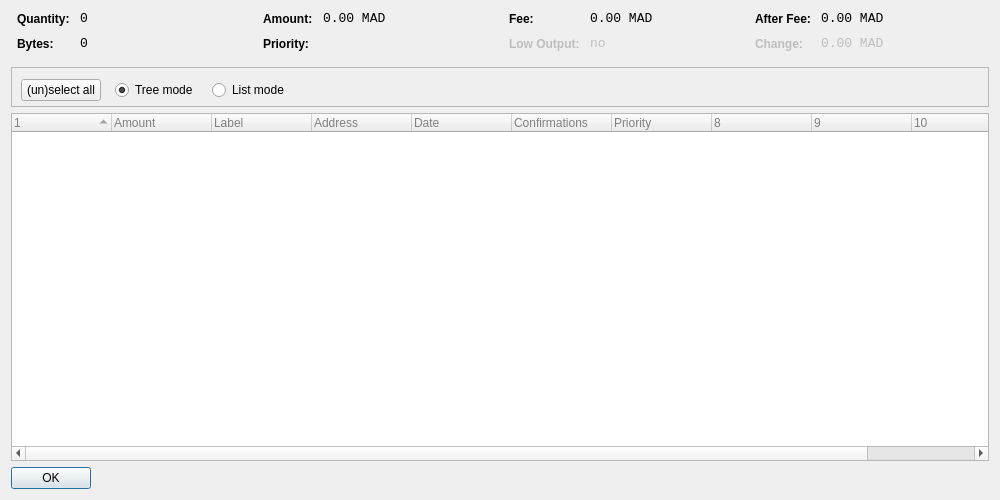
<?xml version="1.0" encoding="UTF-8"?>
<ui version="4.0">
 <class>CoinControlDialog</class>
 <widget class="QDialog" name="CoinControlDialog">
  <property name="geometry">
   <rect>
    <x>0</x>
    <y>0</y>
    <width>1000</width>
    <height>500</height>
   </rect>
  </property>
  <property name="windowTitle">
   <string>Coin Control</string>
  </property>
  <layout class="QVBoxLayout" name="verticalLayout">
   <item>
    <layout class="QHBoxLayout" name="horizontalLayoutTop" stretch="0,0,0,0">
     <property name="topMargin">
      <number>0</number>
     </property>
     <property name="bottomMargin">
      <number>10</number>
     </property>
     <item>
      <layout class="QFormLayout" name="formLayoutCoinControl1">
       <property name="horizontalSpacing">
        <number>10</number>
       </property>
       <property name="verticalSpacing">
        <number>10</number>
       </property>
       <property name="leftMargin">
        <number>6</number>
       </property>
       <property name="rightMargin">
        <number>6</number>
       </property>
       <item row="0" column="0">
        <widget class="QLabel" name="labelCoinControlQuantityText">
         <property name="styleSheet">
          <string notr="true">font-weight:bold;</string>
         </property>
         <property name="text">
          <string>Quantity:</string>
         </property>
        </widget>
       </item>
       <item row="0" column="1">
        <widget class="QLabel" name="labelCoinControlQuantity">
         <property name="font">
          <font>
           <family>Monospace</family>
           <pointsize>10</pointsize>
          </font>
         </property>
         <property name="cursor">
          <cursorShape>IBeamCursor</cursorShape>
         </property>
         <property name="contextMenuPolicy">
          <enum>Qt::ActionsContextMenu</enum>
         </property>
         <property name="text">
          <string notr="true">0</string>
         </property>
         <property name="textInteractionFlags">
          <set>Qt::LinksAccessibleByMouse|Qt::TextSelectableByKeyboard|Qt::TextSelectableByMouse</set>
         </property>
        </widget>
       </item>
       <item row="1" column="0">
        <widget class="QLabel" name="labelCoinControlBytesText">
         <property name="styleSheet">
          <string notr="true">font-weight:bold;</string>
         </property>
         <property name="text">
          <string>Bytes:</string>
         </property>
        </widget>
       </item>
       <item row="1" column="1">
        <widget class="QLabel" name="labelCoinControlBytes">
         <property name="font">
          <font>
           <family>Monospace</family>
           <pointsize>10</pointsize>
          </font>
         </property>
         <property name="cursor">
          <cursorShape>IBeamCursor</cursorShape>
         </property>
         <property name="contextMenuPolicy">
          <enum>Qt::ActionsContextMenu</enum>
         </property>
         <property name="text">
          <string notr="true">0</string>
         </property>
         <property name="textInteractionFlags">
          <set>Qt::LinksAccessibleByMouse|Qt::TextSelectableByKeyboard|Qt::TextSelectableByMouse</set>
         </property>
        </widget>
       </item>
      </layout>
     </item>
     <item>
      <layout class="QFormLayout" name="formLayoutCoinControl2">
       <property name="horizontalSpacing">
        <number>10</number>
       </property>
       <property name="verticalSpacing">
        <number>10</number>
       </property>
       <property name="leftMargin">
        <number>6</number>
       </property>
       <property name="rightMargin">
        <number>6</number>
       </property>
       <item row="0" column="0">
        <widget class="QLabel" name="labelCoinControlAmountText">
         <property name="styleSheet">
          <string notr="true">font-weight:bold;</string>
         </property>
         <property name="text">
          <string>Amount:</string>
         </property>
        </widget>
       </item>
       <item row="0" column="1">
        <widget class="QLabel" name="labelCoinControlAmount">
         <property name="font">
          <font>
           <family>Monospace</family>
           <pointsize>10</pointsize>
          </font>
         </property>
         <property name="cursor">
          <cursorShape>IBeamCursor</cursorShape>
         </property>
         <property name="contextMenuPolicy">
          <enum>Qt::ActionsContextMenu</enum>
         </property>
         <property name="text">
          <string notr="true">0.00 MAD</string>
         </property>
         <property name="textInteractionFlags">
          <set>Qt::LinksAccessibleByMouse|Qt::TextSelectableByKeyboard|Qt::TextSelectableByMouse</set>
         </property>
        </widget>
       </item>
       <item row="1" column="0">
        <widget class="QLabel" name="labelCoinControlPriorityText">
         <property name="styleSheet">
          <string notr="true">font-weight:bold;</string>
         </property>
         <property name="text">
          <string>Priority:</string>
         </property>
        </widget>
       </item>
       <item row="1" column="1">
        <widget class="QLabel" name="labelCoinControlPriority">
         <property name="font">
          <font>
           <family>Monospace</family>
           <pointsize>10</pointsize>
          </font>
         </property>
         <property name="cursor">
          <cursorShape>IBeamCursor</cursorShape>
         </property>
         <property name="contextMenuPolicy">
          <enum>Qt::ActionsContextMenu</enum>
         </property>
         <property name="text">
          <string/>
         </property>
         <property name="textInteractionFlags">
          <set>Qt::LinksAccessibleByMouse|Qt::TextSelectableByKeyboard|Qt::TextSelectableByMouse</set>
         </property>
        </widget>
       </item>
      </layout>
     </item>
     <item>
      <layout class="QFormLayout" name="formLayoutCoinControl3">
       <property name="horizontalSpacing">
        <number>10</number>
       </property>
       <property name="verticalSpacing">
        <number>10</number>
       </property>
       <property name="leftMargin">
        <number>6</number>
       </property>
       <property name="rightMargin">
        <number>6</number>
       </property>
       <item row="0" column="0">
        <widget class="QLabel" name="labelCoinControlFeeText">
         <property name="styleSheet">
          <string notr="true">font-weight:bold;</string>
         </property>
         <property name="text">
          <string>Fee:</string>
         </property>
        </widget>
       </item>
       <item row="0" column="1">
        <widget class="QLabel" name="labelCoinControlFee">
         <property name="font">
          <font>
           <family>Monospace</family>
           <pointsize>10</pointsize>
          </font>
         </property>
         <property name="cursor">
          <cursorShape>IBeamCursor</cursorShape>
         </property>
         <property name="contextMenuPolicy">
          <enum>Qt::ActionsContextMenu</enum>
         </property>
         <property name="text">
          <string notr="true">0.00 MAD</string>
         </property>
         <property name="textInteractionFlags">
          <set>Qt::LinksAccessibleByMouse|Qt::TextSelectableByKeyboard|Qt::TextSelectableByMouse</set>
         </property>
        </widget>
       </item>
       <item row="1" column="0">
        <widget class="QLabel" name="labelCoinControlLowOutputText">
         <property name="enabled">
          <bool>false</bool>
         </property>
         <property name="styleSheet">
          <string notr="true">font-weight:bold;</string>
         </property>
         <property name="text">
          <string>Low Output:</string>
         </property>
        </widget>
       </item>
       <item row="1" column="1">
        <widget class="QLabel" name="labelCoinControlLowOutput">
         <property name="enabled">
          <bool>false</bool>
         </property>
         <property name="font">
          <font>
           <family>Monospace</family>
           <pointsize>10</pointsize>
          </font>
         </property>
         <property name="cursor">
          <cursorShape>IBeamCursor</cursorShape>
         </property>
         <property name="contextMenuPolicy">
          <enum>Qt::ActionsContextMenu</enum>
         </property>
         <property name="text">
          <string notr="true">no</string>
         </property>
         <property name="textInteractionFlags">
          <set>Qt::LinksAccessibleByMouse|Qt::TextSelectableByKeyboard|Qt::TextSelectableByMouse</set>
         </property>
        </widget>
       </item>
      </layout>
     </item>
     <item>
      <layout class="QFormLayout" name="formLayoutCoinControl4">
       <property name="horizontalSpacing">
        <number>10</number>
       </property>
       <property name="verticalSpacing">
        <number>10</number>
       </property>
       <property name="leftMargin">
        <number>6</number>
       </property>
       <property name="rightMargin">
        <number>6</number>
       </property>
       <item row="0" column="0">
        <widget class="QLabel" name="labelCoinControlAfterFeeText">
         <property name="styleSheet">
          <string notr="true">font-weight:bold;</string>
         </property>
         <property name="text">
          <string>After Fee:</string>
         </property>
        </widget>
       </item>
       <item row="0" column="1">
        <widget class="QLabel" name="labelCoinControlAfterFee">
         <property name="font">
          <font>
           <family>Monospace</family>
           <pointsize>10</pointsize>
          </font>
         </property>
         <property name="cursor">
          <cursorShape>IBeamCursor</cursorShape>
         </property>
         <property name="contextMenuPolicy">
          <enum>Qt::ActionsContextMenu</enum>
         </property>
         <property name="text">
          <string notr="true">0.00 MAD</string>
         </property>
         <property name="textInteractionFlags">
          <set>Qt::LinksAccessibleByMouse|Qt::TextSelectableByKeyboard|Qt::TextSelectableByMouse</set>
         </property>
        </widget>
       </item>
       <item row="1" column="0">
        <widget class="QLabel" name="labelCoinControlChangeText">
         <property name="enabled">
          <bool>false</bool>
         </property>
         <property name="styleSheet">
          <string notr="true">font-weight:bold;</string>
         </property>
         <property name="text">
          <string>Change:</string>
         </property>
        </widget>
       </item>
       <item row="1" column="1">
        <widget class="QLabel" name="labelCoinControlChange">
         <property name="enabled">
          <bool>false</bool>
         </property>
         <property name="font">
          <font>
           <family>Monospace</family>
           <pointsize>10</pointsize>
          </font>
         </property>
         <property name="cursor">
          <cursorShape>IBeamCursor</cursorShape>
         </property>
         <property name="contextMenuPolicy">
          <enum>Qt::ActionsContextMenu</enum>
         </property>
         <property name="text">
          <string notr="true">0.00 MAD</string>
         </property>
         <property name="textInteractionFlags">
          <set>Qt::LinksAccessibleByMouse|Qt::TextSelectableByKeyboard|Qt::TextSelectableByMouse</set>
         </property>
        </widget>
       </item>
      </layout>
     </item>
    </layout>
   </item>
   <item>
    <widget class="QFrame" name="frame">
     <property name="minimumSize">
      <size>
       <width>182</width>
       <height>40</height>
      </size>
     </property>
     <property name="frameShape">
      <enum>QFrame::StyledPanel</enum>
     </property>
     <property name="frameShadow">
      <enum>QFrame::Sunken</enum>
     </property>
     <widget class="QWidget" name="horizontalLayoutWidget">
      <property name="geometry">
       <rect>
        <x>10</x>
        <y>0</y>
        <width>781</width>
        <height>47</height>
       </rect>
      </property>
      <layout class="QHBoxLayout" name="horizontalLayoutPanel" stretch="0,0,0,0">
       <property name="spacing">
        <number>14</number>
       </property>
       <item>
        <widget class="QPushButton" name="pushButtonSelectAll">
         <property name="sizePolicy">
          <sizepolicy hsizetype="Maximum" vsizetype="Fixed">
           <horstretch>0</horstretch>
           <verstretch>0</verstretch>
          </sizepolicy>
         </property>
         <property name="text">
          <string>(un)select all</string>
         </property>
        </widget>
       </item>
       <item>
        <widget class="QRadioButton" name="radioTreeMode">
         <property name="sizePolicy">
          <sizepolicy hsizetype="Maximum" vsizetype="Fixed">
           <horstretch>0</horstretch>
           <verstretch>0</verstretch>
          </sizepolicy>
         </property>
         <property name="text">
          <string>Tree mode</string>
         </property>
         <property name="checked">
          <bool>true</bool>
         </property>
        </widget>
       </item>
       <item>
        <widget class="QRadioButton" name="radioListMode">
         <property name="sizePolicy">
          <sizepolicy hsizetype="Maximum" vsizetype="Fixed">
           <horstretch>0</horstretch>
           <verstretch>0</verstretch>
          </sizepolicy>
         </property>
         <property name="text">
          <string>List mode</string>
         </property>
        </widget>
       </item>
       <item>
        <spacer name="horizontalSpacer">
         <property name="orientation">
          <enum>Qt::Horizontal</enum>
         </property>
         <property name="sizeHint" stdset="0">
          <size>
           <width>40</width>
           <height>20</height>
          </size>
         </property>
        </spacer>
       </item>
      </layout>
     </widget>
    </widget>
   </item>
   <item>
    <widget class="CoinControlTreeWidget" name="treeWidget">
     <property name="contextMenuPolicy">
      <enum>Qt::CustomContextMenu</enum>
     </property>
     <property name="styleSheet">
      <string notr="true">QFrame {
	color: grey;

}</string>
     </property>
     <property name="sortingEnabled">
      <bool>false</bool>
     </property>
     <property name="columnCount">
      <number>11</number>
     </property>
     <attribute name="headerShowSortIndicator" stdset="0">
      <bool>true</bool>
     </attribute>
     <attribute name="headerStretchLastSection">
      <bool>false</bool>
     </attribute>
     <column>
      <property name="text">
       <string/>
      </property>
     </column>
     <column>
      <property name="text">
       <string>Amount</string>
      </property>
     </column>
     <column>
      <property name="text">
       <string>Label</string>
      </property>
     </column>
     <column>
      <property name="text">
       <string>Address</string>
      </property>
     </column>
     <column>
      <property name="text">
       <string>Date</string>
      </property>
     </column>
     <column>
      <property name="text">
       <string>Confirmations</string>
      </property>
      <property name="toolTip">
       <string>Confirmed</string>
      </property>
     </column>
     <column>
      <property name="text">
       <string>Priority</string>
      </property>
     </column>
     <column>
      <property name="text">
       <string/>
      </property>
     </column>
     <column>
      <property name="text">
       <string/>
      </property>
     </column>
     <column>
      <property name="text">
       <string/>
      </property>
     </column>
     <column>
      <property name="text">
       <string/>
      </property>
     </column>
    </widget>
   </item>
   <item>
    <widget class="QDialogButtonBox" name="buttonBox">
     <property name="sizePolicy">
      <sizepolicy hsizetype="Maximum" vsizetype="Fixed">
       <horstretch>0</horstretch>
       <verstretch>0</verstretch>
      </sizepolicy>
     </property>
     <property name="orientation">
      <enum>Qt::Horizontal</enum>
     </property>
     <property name="standardButtons">
      <set>QDialogButtonBox::Ok</set>
     </property>
    </widget>
   </item>
  </layout>
 </widget>
 <customwidgets>
  <customwidget>
   <class>CoinControlTreeWidget</class>
   <extends>QTreeWidget</extends>
   <header>coincontroltreewidget.h</header>
  </customwidget>
 </customwidgets>
 <resources/>
 <connections/>
</ui>
